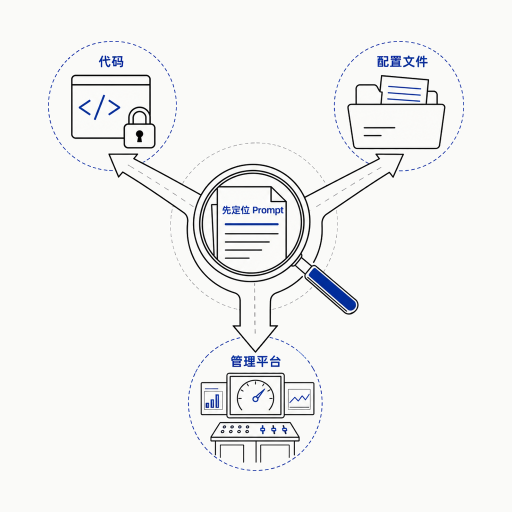
#> input picture examples/llmops/assets/action.png, 1024 x 1024 px (shown at 1/2 size)
$ python -i generate-labeled-illustration.py   (imports and definitions only)
#> lines starting #> are read from the running program, lines starting #| are printed output that depends on the picture
#!/usr/bin/env python3
import argparse
from collections import deque
import os
import subprocess
import sys
from pathlib import Path

try:
    from PIL import Image
except ImportError:
    print("ERROR: Pillow is required. Install with: pip install Pillow", file=sys.stderr)
    sys.exit(1)


# [55 lines left out: function normalize_background, not called in this run]


def auto_frame(image_path, target=(250, 250, 248), threshold=24, padding_ratio=0.08, min_area_ratio=0.03):
#> called with image_path = '../examples/llmops/assets/action.png', target = (250, 250, 248), threshold = 24, padding_ratio = 0.08, min_area_ratio = 0.03
    image = Image.open(image_path).convert("RGBA")
#> image is the input picture: PIL image 1024x1024 RGBA; mean R, G, B, A 242.1, 242.4, 241.7, 255
    width, height = image.size
#> width = 1024; height = 1024
    pixels = image.load()
    min_x, min_y = width, height
#> min_x = 1024; min_y = 1024
    max_x, max_y = -1, -1

    def is_content(x, y):
        red, green, blue, alpha = pixels[x, y]
        if alpha < 16:
            return False
        return max(abs(red - target[0]), abs(green - target[1]), abs(blue - target[2])) > threshold

    for y in range(height):
        for x in range(width):
            if is_content(x, y):
                min_x = min(min_x, x)
                min_y = min(min_y, y)
                max_x = max(max_x, x)
                max_y = max(max_y, y)
#> this loop made 1024 passes

    if max_x < min_x or max_y < min_y:
        print("Auto-frame skipped: no content bounds detected.")
        return

    box_w = max_x - min_x + 1
    box_h = max_y - min_y + 1
    if (box_w * box_h) / (width * height) < min_area_ratio:
        print("Auto-frame skipped: detected content area too small to trust.")
        return

    pad = max(24, round(max(box_w, box_h) * padding_ratio))
    min_x = max(0, min_x - pad)
    min_y = max(0, min_y - pad)
    max_x = min(width - 1, max_x + pad)
    max_y = min(height - 1, max_y + pad)
    crop = image.crop((min_x, min_y, max_x + 1, max_y + 1))
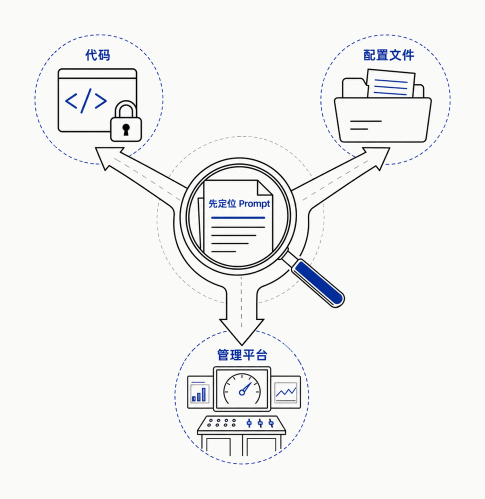
#> crop: PIL image 970x998 RGBA (shown at 1/2 size); mean R, G, B, A 241.4, 241.8, 241.1, 255

    canvas_ratio = width / height
    crop_ratio = crop.width / crop.height
    if crop_ratio > canvas_ratio:
        new_w = width
        new_h = max(1, round(width / crop_ratio))
    else:
        new_h = height
        new_w = max(1, round(height * crop_ratio))

    resized = crop.resize((new_w, new_h), Image.Resampling.LANCZOS)
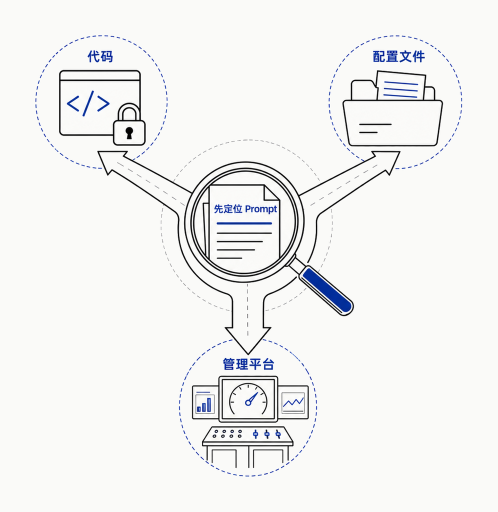
#> resized: PIL image 995x1024 RGBA (shown at 1/2 size); mean R, G, B, A 241.4, 241.8, 241.1, 255
    canvas = Image.new("RGBA", (width, height), (*target, 255))
    offset = ((width - new_w) // 2, (height - new_h) // 2)
    canvas.alpha_composite(resized, offset)
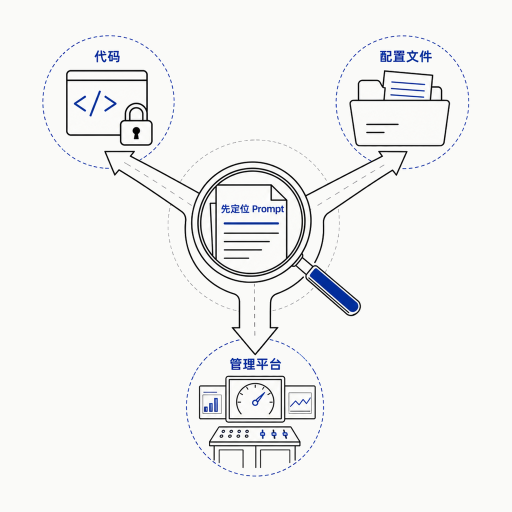
#> canvas: PIL image 1024x1024 RGBA (shown at 1/2 size); mean R, G, B, A 241.6, 242, 241.3, 255
    canvas.save(image_path)

    content_w = (max_x - min_x + 1) / width
    content_h = (max_y - min_y + 1) / height
    print(f"Auto-framed illustration: content_bbox={content_w:.0%}x{content_h:.0%}, output={width}x{height}")
#| Auto-framed illustration: content_bbox=95%x97%, output=1024x1024


# [57 lines left out: function main, not called in this run]


# [2 lines not run here, left out]

>>> result = auto_frame('../examples/llmops/assets/action.png')
